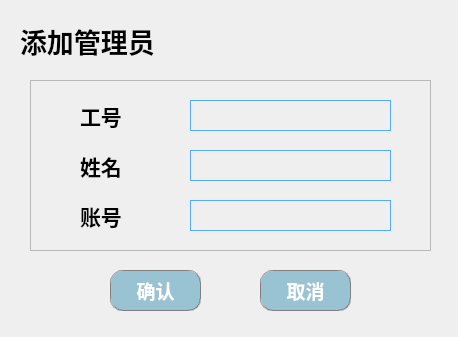
<?xml version="1.0" encoding="UTF-8"?>
<ui version="4.0">
 <class>am_AddAdmin</class>
 <widget class="QWidget" name="am_AddAdmin">
  <property name="geometry">
   <rect>
    <x>0</x>
    <y>0</y>
    <width>458</width>
    <height>337</height>
   </rect>
  </property>
  <property name="windowTitle">
   <string>Form</string>
  </property>
  <widget class="QPushButton" name="but_ok">
   <property name="geometry">
    <rect>
     <x>110</x>
     <y>270</y>
     <width>91</width>
     <height>41</height>
    </rect>
   </property>
   <property name="font">
    <font>
     <family>微软雅黑</family>
     <pointsize>14</pointsize>
     <weight>75</weight>
     <bold>true</bold>
    </font>
   </property>
   <property name="styleSheet">
    <string notr="true">QPushButton{
border:1px groove gray;
border-radius:12px;
padding:2px 4px;
color: rgb(255, 255, 255);
background-color: rgba(153,195,211,255);
}
 
QPushButton:hover{
border:1px groove gray;
border-radius:12px;
padding:2px 4px;
color:  rgba(153,195,211,160);
background-color: rgba(153,195,211,180);
}
QPushButto:pressed{
border:1px groove gray;
border-radius:12px;
padding:2px 4px;
color: rgb(255, 255, 255);
background-color: rgba(153,195,211,100);
padding-left:6px;
padding-top:6px;
}</string>
   </property>
   <property name="text">
    <string>确认</string>
   </property>
  </widget>
  <widget class="QPushButton" name="but_no">
   <property name="geometry">
    <rect>
     <x>260</x>
     <y>270</y>
     <width>91</width>
     <height>41</height>
    </rect>
   </property>
   <property name="font">
    <font>
     <family>微软雅黑</family>
     <pointsize>14</pointsize>
     <weight>75</weight>
     <bold>true</bold>
    </font>
   </property>
   <property name="styleSheet">
    <string notr="true">QPushButton{
border:1px groove gray;
border-radius:12px;
padding:2px 4px;
color: rgb(255, 255, 255);
background-color: rgba(153,195,211,255);
}
 
QPushButton:hover{
border:1px groove gray;
border-radius:12px;
padding:2px 4px;
color:  rgba(153,195,211,160);
background-color: rgba(153,195,211,180);
}
QPushButto:pressed{
border:1px groove gray;
border-radius:12px;
padding:2px 4px;
color: rgb(255, 255, 255);
background-color: rgba(153,195,211,100);
padding-left:6px;
padding-top:6px;
}</string>
   </property>
   <property name="text">
    <string>取消</string>
   </property>
  </widget>
  <widget class="QFrame" name="frame_5">
   <property name="geometry">
    <rect>
     <x>30</x>
     <y>80</y>
     <width>401</width>
     <height>171</height>
    </rect>
   </property>
   <property name="frameShape">
    <enum>QFrame::StyledPanel</enum>
   </property>
   <property name="frameShadow">
    <enum>QFrame::Raised</enum>
   </property>
   <widget class="QLineEdit" name="leid">
    <property name="geometry">
     <rect>
      <x>160</x>
      <y>20</y>
      <width>201</width>
      <height>31</height>
     </rect>
    </property>
    <property name="styleSheet">
     <string notr="true">border:1px solid #cccccc;
color:#808080;
border-color: rgb(85, 170, 255);
font-size:18px;
font-family:&quot;微软雅黑&quot;;
text-align:left;
background-color: rgb(255, 255, 255,0);</string>
    </property>
    <property name="text">
     <string/>
    </property>
   </widget>
   <widget class="QLineEdit" name="leacc">
    <property name="geometry">
     <rect>
      <x>160</x>
      <y>120</y>
      <width>201</width>
      <height>31</height>
     </rect>
    </property>
    <property name="styleSheet">
     <string notr="true">border:1px solid #cccccc;
color:#808080;
border-color: rgb(85, 170, 255);
font-size:18px;
font-family:&quot;微软雅黑&quot;;
text-align:left;
background-color: rgb(255, 255, 255,0);</string>
    </property>
   </widget>
   <widget class="QLineEdit" name="lename">
    <property name="geometry">
     <rect>
      <x>160</x>
      <y>70</y>
      <width>201</width>
      <height>31</height>
     </rect>
    </property>
    <property name="styleSheet">
     <string notr="true">border:1px solid #cccccc;
color:#808080;
border-color: rgb(85, 170, 255);
font-size:18px;
font-family:&quot;微软雅黑&quot;;
text-align:left;
background-color: rgb(255, 255, 255,0);</string>
    </property>
   </widget>
   <widget class="QLabel" name="label_2">
    <property name="geometry">
     <rect>
      <x>50</x>
      <y>20</y>
      <width>91</width>
      <height>31</height>
     </rect>
    </property>
    <property name="font">
     <font>
      <family>Adobe Devanagari</family>
      <pointsize>16</pointsize>
      <weight>75</weight>
      <bold>true</bold>
     </font>
    </property>
    <property name="text">
     <string>工号</string>
    </property>
   </widget>
   <widget class="QLabel" name="label_3">
    <property name="geometry">
     <rect>
      <x>50</x>
      <y>70</y>
      <width>91</width>
      <height>31</height>
     </rect>
    </property>
    <property name="font">
     <font>
      <family>Adobe Devanagari</family>
      <pointsize>16</pointsize>
      <weight>75</weight>
      <bold>true</bold>
     </font>
    </property>
    <property name="text">
     <string>姓名</string>
    </property>
   </widget>
   <widget class="QLabel" name="label_4">
    <property name="geometry">
     <rect>
      <x>50</x>
      <y>120</y>
      <width>91</width>
      <height>31</height>
     </rect>
    </property>
    <property name="font">
     <font>
      <family>Adobe Devanagari</family>
      <pointsize>16</pointsize>
      <weight>75</weight>
      <bold>true</bold>
     </font>
    </property>
    <property name="text">
     <string>账号</string>
    </property>
   </widget>
   <zorder>lename</zorder>
   <zorder>leid</zorder>
   <zorder>leacc</zorder>
   <zorder>label_2</zorder>
   <zorder>label_3</zorder>
   <zorder>label_4</zorder>
  </widget>
  <widget class="QLabel" name="label">
   <property name="geometry">
    <rect>
     <x>20</x>
     <y>20</y>
     <width>181</width>
     <height>41</height>
    </rect>
   </property>
   <property name="font">
    <font>
     <family>微软雅黑</family>
     <pointsize>20</pointsize>
     <weight>75</weight>
     <bold>true</bold>
    </font>
   </property>
   <property name="text">
    <string>添加管理员</string>
   </property>
  </widget>
 </widget>
 <resources/>
 <connections/>
</ui>
